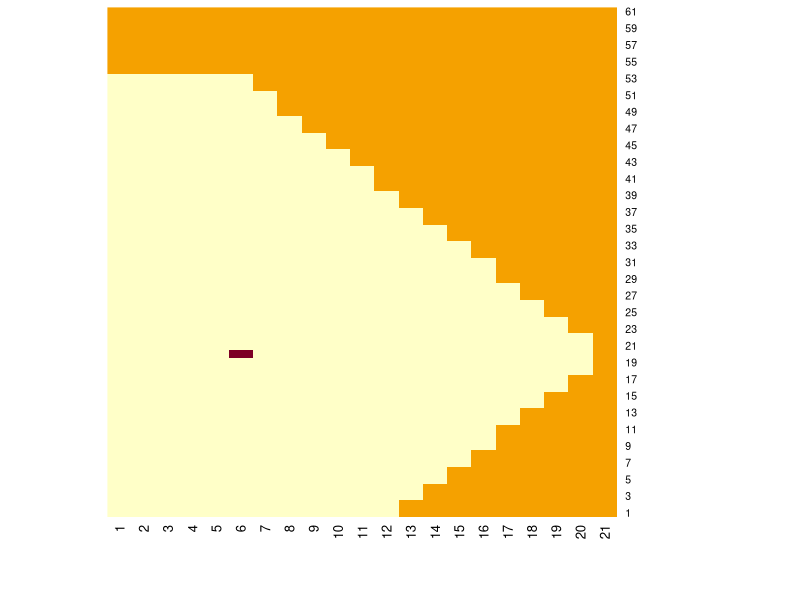
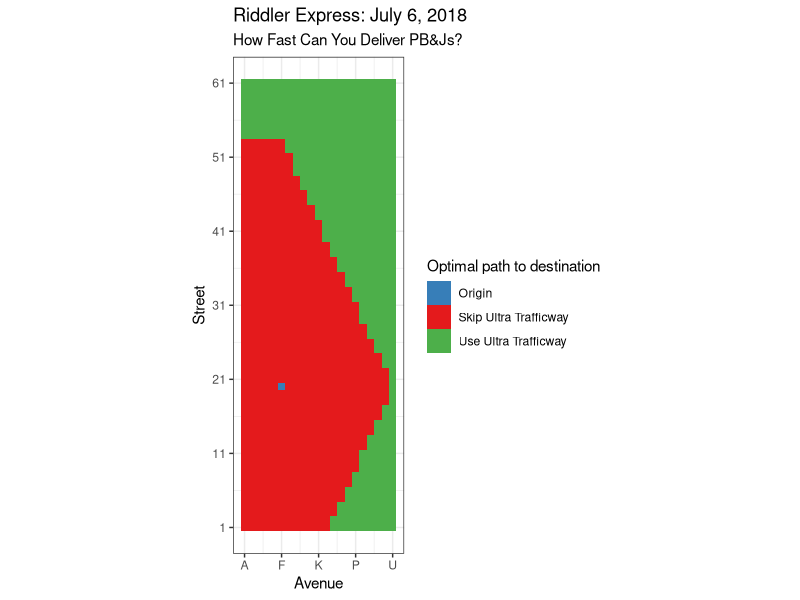

Reproduce these figures in R, in order.
library(e1071)
library(reshape2)
library(ggplot2)
library(RColorBrewer)

grid <- matrix(NA,nrow=1, ncol=2)

up <- function(n) {
  v <- matrix(NA, nrow=1,ncol=2)

  for (i in n:(n+59)) {
    
    v <- rbind(v,cbind(i,i+1))
  }
  v[complete.cases(v),]
}

cols <- function() {
  columns <- seq(1,by = 61,length.out = 21)
  
  for (i in columns) {
    grid <- rbind(grid, up(i))
  }
  grid[complete.cases(grid),] 
}

side <- function(n) {
  v <- matrix(NA, nrow=1,ncol=2)
  
  for (i in n:(n+60)) {
    
    v <- rbind(v,cbind(i,i+61))
  }
  v[complete.cases(v),]
}


rows <- function() {
  columns <- seq(1,by = 61,length.out = 20)
  
  for (i in columns) {
    grid <- rbind(grid, side(i))
  }
  grid[complete.cases(grid),] 
}

g1<-cols()
g2<-rows()
grid<-rbind(g1,g2)
rm(g1,g2,cols,rows,side,up)

grid<-as.data.frame(grid)
grid$d<-0.1/20
colnames(grid)<-c('from','to','d')
grid[1201:1260,'d'] <- 0.1/200


distance<-matrix(NA,nrow=1281,ncol=1281)
diag(distance) <- 0

fill <- function(distance) {
  for (i in 1:nrow(grid)) {
    distance[grid[i,1],grid[i,2]]<-grid[i,3]
    distance[grid[i,2],grid[i,1]]<-grid[i,3]
  }
  distance
}

distance<-fill(distance)
rm(grid,fill)

paths <- allShortestPaths(distance)
rm(distance)
#20th and F (6)
start <- (61*5) + 20


ultra <- function(paths) {
  nodes <- vector("integer",length=0)
  for (i in 1:1281) {
    if (any(extractPath(paths,start,i) %in% 1220:1281)) nodes<-c(nodes,i)
  }
  nodes
}

nodes<-ultra(paths)
rm(paths,ultra,start)
nodes<-as.data.frame(nodes)

nodes$x <- ((nodes$nodes-1) %/% 61) +1
nodes$y <- (nodes$nodes %% 61)
nodes$y <- ifelse(nodes$y==0,61,nodes$y)
nodes$nodes<-NULL

heat <- matrix(0,nrow=61,ncol=21)

fill <- function(heat) {
  for (i in 1:nrow(nodes)) {
      heat[nodes[i,2],nodes[i,1]]<-1
  }
  heat
}

heat<-fill(heat)
heat[20,6]<-2
heatmap(heat,Colv=NA,Rowv=NA,scale="none")
rm(fill,nodes)


heatm<-melt(heat)

ggplot(heatm, aes(x = Var2, y = Var1, fill = as.factor(value))) + geom_tile() +
  theme_bw() +labs(title='Riddler Express: July 6, 2018',subtitle='How Fast Can You Deliver PB&Js?',x='Avenue',y='Street') +coord_equal() +
 guides(fill=guide_legend(title='Optimal path to destination')) +scale_fill_manual(values=c(c("#377EB8","#E41A1C","#4DAF4A")),breaks=c(2,0,1), labels=c('Origin', 'Skip Ultra Trafficway', 'Use Ultra Trafficway')) +
  scale_y_continuous(breaks=c(1,11,21,31,41,51,61)) + scale_x_continuous(breaks=c(1,6,11,16,21),labels=LETTERS[c(1,6,11,16,21)])

       